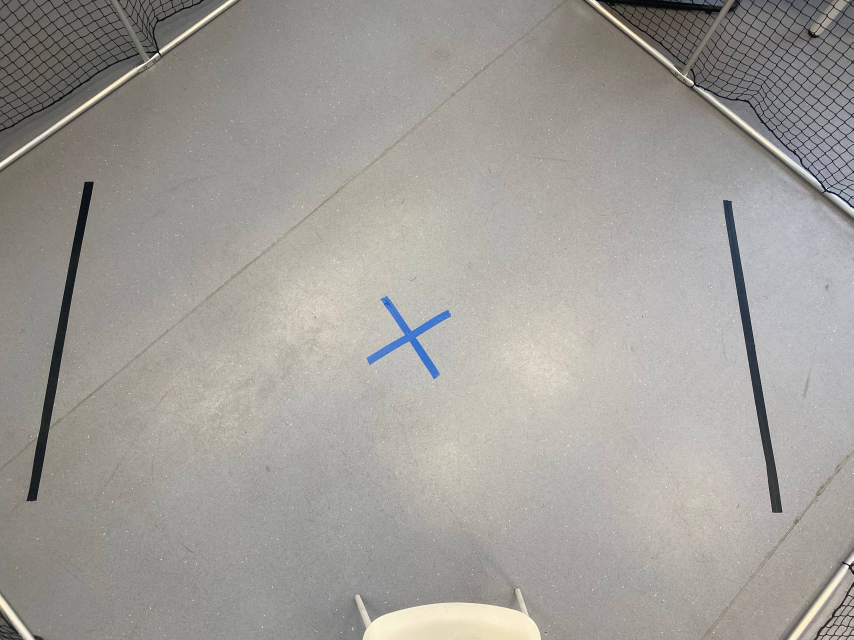
#> input picture image.png, 2560 x 1920 px (shown at 1/3 size)
$ python -i lines.py   (imports and definitions only)
#> lines starting #> are read from the running program, lines starting #| are printed output that depends on the picture
import cv2
import numpy as np

def find_two_main_lines(img):
    if img is None:
        print("Ошибка загрузки изображения")
        return None

    inverted = cv2.bitwise_not(img)
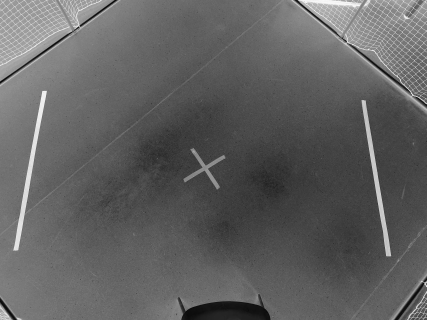
#> inverted: shape (1920, 2560) (shown at 1/6 size); min 0, max 255, mean 96.7

    contours, _ = cv2.findContours(inverted, cv2.RETR_EXTERNAL, cv2.CHAIN_APPROX_SIMPLE)
#> contours = 1 item

    valid_contours = []

    img_height = img.shape[0]
    min_height = img_height * 0.02  # линия должна занимать минимум 30% высоты

    for contour in contours:
        x, y, w, h = cv2.boundingRect(contour)

        if h >= min_height:
            # Проверяем соотношение сторон (должно быть узким и длинным)
            aspect_ratio = w / h if h > 0 else 0
            if aspect_ratio < 0.5:  # ширина меньше половины высоты
                valid_contours.append(contour)
#> this loop made 1 pass
#> (x, y, w, h, aspect_ratio) on pass 1: (0, 0, 2560, 1920, 1.33)
#> after the loop, valid_contours = []

    valid_contours = sorted(valid_contours, key=lambda c: cv2.boundingRect(c)[0])

    if len(valid_contours) >= 2:
        # Если мусор слева, берем два правых контура
        # Если мусор справа, берем два левых контура

        # Проверяем, есть ли крупные контуры слева и справа
        left_contours = valid_contours[:2]
        right_contours = valid_contours[-2:]

        # Вычисляем суммарную площадь для левых и правых
        left_area = sum(cv2.contourArea(c) for c in left_contours)
        right_area = sum(cv2.contourArea(c) for c in right_contours)

        # Выбираем те, у которых больше площадь (обычно основные линии крупнее мусора)
        if left_area > right_area:
            main_contours = left_contours
        else:
            main_contours = right_contours
    else:
        print("Найдено меньше двух линий")
        return None

    # Создаем маску для результатов
    result = np.zeros_like(img)

    # Рисуем только найденные линии
    for contour in main_contours:
        cv2.drawContours(result, [contour], -1, 255, -1)

    return result

def find_lines_by_position(img):

    if img is None:
        print("Ошибка загрузки изображения")
        return None

    # Инвертируем для анализа
    inverted = cv2.bitwise_not(img)

    # Вертикальная проекция (сумма черных пикселей по столбцам)
    vertical_projection = np.sum(inverted == 255, axis=0)
#> vertical_projection = 2560 values, max 8 at index 186, min 0 at index 1, mean 0.672

    # Нормализуем проекцию
    vertical_projection = vertical_projection / np.max(vertical_projection)
#> vertical_projection = 2560 values, max 1 at index 186, min 0 at index 1, mean 0.084

    # Находим пики (столбцы с большим количеством черных пикселей)
    threshold = 0.3
    peaks = []

    for i in range(1, len(vertical_projection) - 1):
        if (vertical_projection[i] > threshold and
            vertical_projection[i] > vertical_projection[i-1] and
            vertical_projection[i] > vertical_projection[i+1]):
            peaks.append(i)
#> after the loop, peaks = 136 values from 125 to 2556

    # Группируем близкие пики (принадлежащие одной линии)
    grouped_peaks = []
    current_group = []

    for peak in sorted(peaks):
        if not current_group or peak - current_group[-1] < 20:
            current_group.append(peak)
        else:
            grouped_peaks.append(current_group)
            current_group = [peak]
#> this loop made 136 passes
#> (peak, current_group) on passes 2, 4, 18, 22, 29, 30, 35, 41: (148, [148]), (186, [186]), (344, [344]), (458, [458]), (549, [549]), (1897, [1897]), (1983, [1983]), (2029, [2029])
#> after the loop, grouped_peaks = 10 items, first 6: [125], [148, 155], [186, 191, 196, 204, 221, 234, 245, 248, 251, 253, 258, 267, 271, 277], [344, 352, 364, 383], [458, 461, 466, 469, 472, 475, 479], [549]

    if current_group:
        grouped_peaks.append(current_group)

    # Берем центры групп как позиции линий
    line_positions = [int(np.mean(group)) for group in grouped_peaks]
#> line_positions = [125, 151, 235, 360, 468, 549, 1920, 1994, 2110, 2222, 2410]

    # Если линий больше двух, выбираем две крайние
    if len(line_positions) > 2:
        # Проверяем, где мусор (слева или справа)
        if line_positions[0] < img.shape[1] / 3:  # мусор слева
            line_positions = line_positions[-2:]  # берем два правых
#> line_positions = [2222, 2410]
        else:  # мусор справа
            line_positions = line_positions[:2]   # берем два левых

    # Создаем результат
    result = np.zeros_like(img)

    # Выделяем области вокруг найденных позиций
    for pos in line_positions:
        # Создаем вертикальную полосу шириной 50 пикселей вокруг линии
        x_start = max(0, pos - 25)
        x_end = min(img.shape[1], pos + 25)

        # Копируем исходные линии в результат
        line_area = inverted[:, x_start:x_end]
        result[:, x_start:x_end] = cv2.bitwise_or(result[:, x_start:x_end], line_area)
#> this loop made 2 passes
#> (pos, x_start, x_end) on passes 1 to 2: (2222, 2197, 2247), (2410, 2385, 2435)
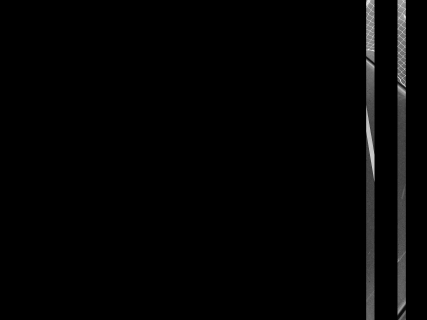
#> result: shape (1920, 2560) (shown at 1/6 size); min 0, max 255, mean 3.9

    return result

def clean_and_isolate_lines(img, output_path=None):
    # Основная функция
    print("Анализ изображения...")

    # Пробуем первый метод
    result1 = find_two_main_lines(img)

    # Пробуем второй метод
    result2 = find_lines_by_position(img)

    # Выбираем лучший результат (с наибольшим количеством белых пикселей)
    if result1 is not None and result2 is not None:
        white_pixels1 = np.sum(result1 == 255)
        white_pixels2 = np.sum(result2 == 255)

        if white_pixels1 > white_pixels2:
            result = result1
            print("Использован метод контуров")
        else:
            result = result2
            print("Использован метод проекций")
    elif result1 is not None:
        result = result1
        print("Использован метод контуров")
    elif result2 is not None:
        result = result2
        print("Использован метод проекций")
    else:
        print("Не удалось выделить линии")
        return None

    # Инвертируем обратно (белый фон, черные линии)
    result = cv2.bitwise_not(result)
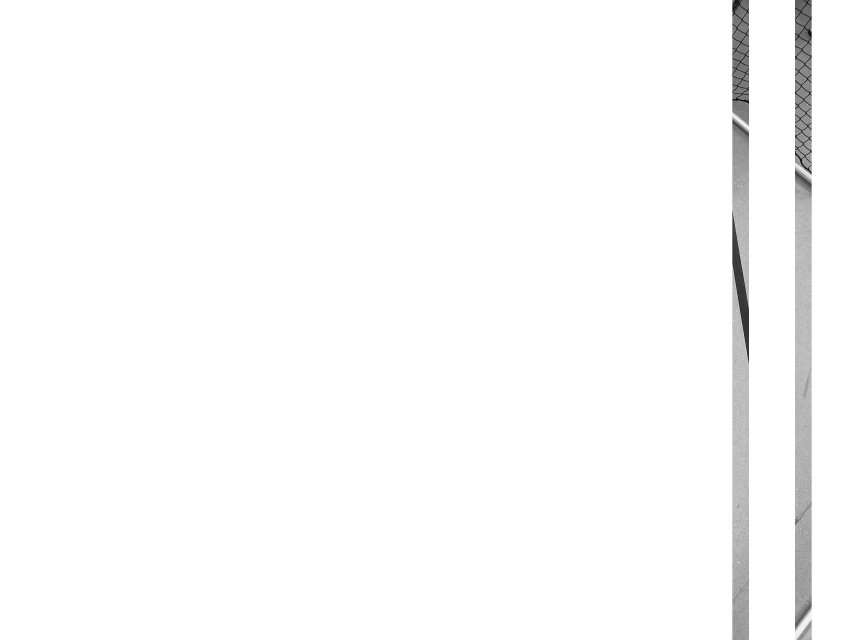
#> result: shape (1920, 2560) (shown at 1/3 size); min 0, max 255, mean 251.1

    # Сохраняем результат
    if output_path:
        cv2.imwrite(output_path, result)
        print(f"Результат сохранен в {output_path}")

    return result

"""
# Пример использования
if __name__ == "__main__":
    input_image = "lines.png"  # путь к вашему изображению
    output_image = "output.png"  # путь для сохранения результата

    result = clean_and_isolate_lines(input_image, output_image)

    if result is not None:
        # Показываем результат
        cv2.imshow("Original", cv2.imread(input_image))
        cv2.imshow("Filtered Lines", result)
        cv2.waitKey(0)
        cv2.destroyAllWindows()
"""

>>> import cv2
>>> picture = cv2.imread('image.png', cv2.IMREAD_GRAYSCALE)
>>> result = clean_and_isolate_lines(picture)

$ run again, on conturs_with_circles.png
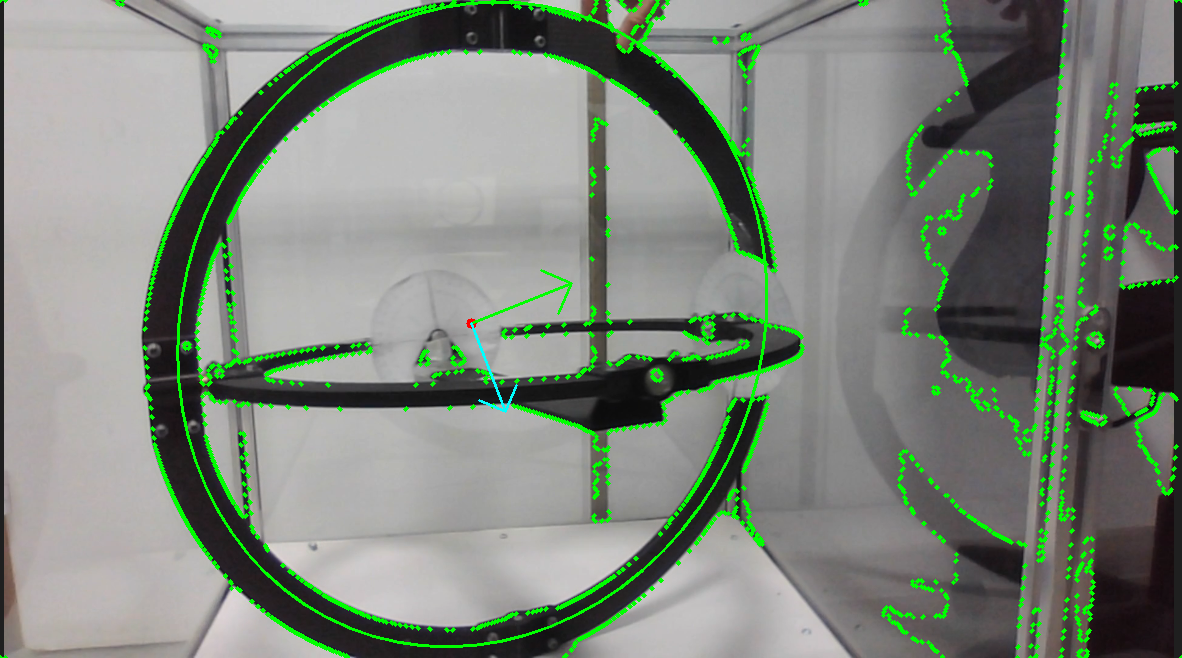
#> input picture conturs_with_circles.png, 1182 x 658 px
#> `picture = cv2.imread('image.png', cv2.IMREAD_GRAYSCALE)`:
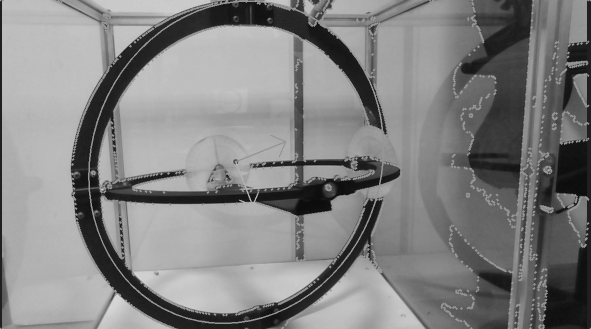
#> picture: shape (658, 1182) (shown at 1/2 size); min 6, max 216, mean 129.8
#> in find_two_main_lines, `inverted = cv2.bitwise_not(img)`:
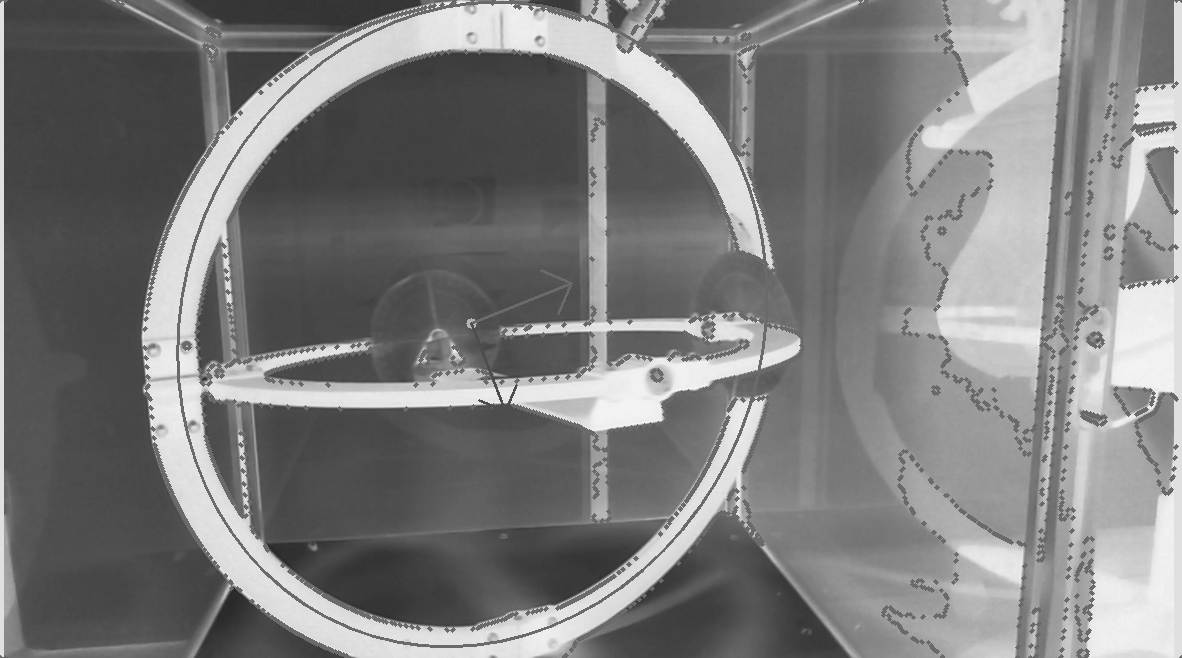
#> inverted: shape (658, 1182); min 39, max 249, mean 125.2
#> contours = [[[0, 0], [0, 657], [1181, 657], [1181, 0]]]
#> the loop in find_two_main_lines, `for contour in contours:` made 1 pass
#> (contour, x, y, w, h, aspect_ratio) on pass 1: ([[0, 0], [0, 657], [1181, 657], [1181, 0]], 0, 0, 1182, 658, 1.8)
#> after the loop in find_two_main_lines, `for contour in contours:`: valid_contours = []
#> vertical_projection = 1182 values from 0 to 0
#> after the loop in find_lines_by_position, `for i in range(1, len(vertical_projection) - 1):`: peaks = []

$ run again, on leds.png
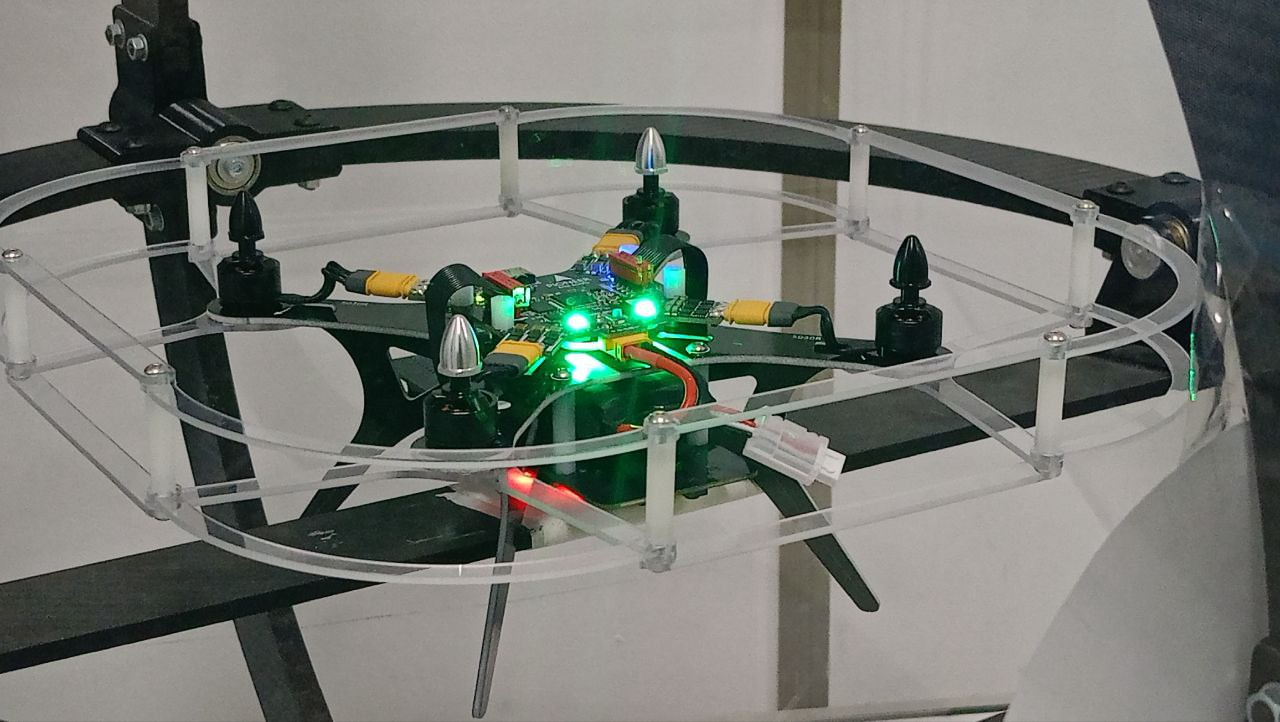
#> input picture leds.png, 1280 x 722 px
#> in find_two_main_lines, `inverted = cv2.bitwise_not(img)`:
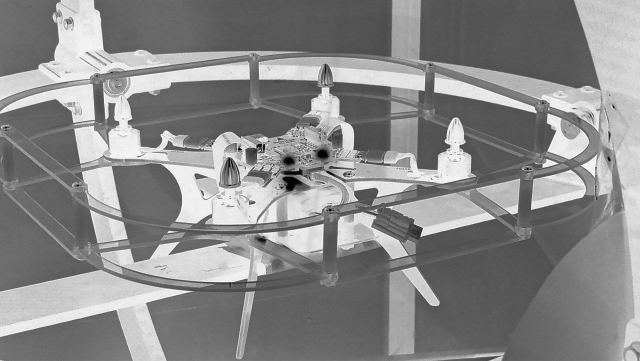
#> inverted: shape (722, 1280) (shown at 1/2 size); min 0, max 255, mean 136.8
#> contours = [[[0, 0], [0, 721], [1279, 721], [1279, 0]]]
#> the loop in find_two_main_lines, `for contour in contours:` made 1 pass
#> (contour, x, y, w, h, aspect_ratio) on pass 1: ([[0, 0], [0, 721], [1279, 721], [1279, 0]], 0, 0, 1280, 722, 1.77)
#> after the loop in find_two_main_lines, `for contour in contours:`: valid_contours = []
#> in find_lines_by_position, `vertical_projection = np.sum(inverted == 255, axis=0)`: vertical_projection = 1280 values, max 2 at index 119, min 0 at index 0, mean 0.0469
#> in find_lines_by_position, `vertical_projection = vertical_projection / np.max(vertical_projection)`: vertical_projection = 1280 values, max 1 at index 119, min 0 at index 0, mean 0.0234
#> after the loop in find_lines_by_position, `for i in range(1, len(vertical_projection) - 1):`: peaks = 43 values from 32 to 1195
#> the loop in find_lines_by_position, `for peak in sorted(peaks):` made 43 passes
#> (peak, current_group) on passes 2, 4, 9, 15, 16, 17, 21, 22: (76, [76]), (119, [119]), (178, [178]), (273, [273]), (299, [299]), (319, [319]), (480, [480]), (516, [516])
#> after the loop in find_lines_by_position, `for peak in sorted(peaks):`: grouped_peaks = [[32], [76, 78], [119, 122, 136, 148, 151], [178, 184, 191, 195, 198, 211], [273], [299], [319, 323, 327, 338], [480], [516, 521], [782], [842], [907, 923], [960], [989, 992], [1034], [1099, 1105, 1112, 1118, 1120]]
#> in find_lines_by_position, `line_positions = [int(np.mean(group)) for group in grouped_peaks]`: line_positions = [32, 77, 135, 192, 273, 299, 326, 480, 518, 782, 842, 915, 960, 990, 1034, 1110, 1179]
#> in find_lines_by_position, `line_positions = line_positions[-2:]`: line_positions = [1110, 1179]
#> the loop in find_lines_by_position, `for pos in line_positions:` made 2 passes
#> (pos, x_start, x_end) on passes 1 to 2: (1110, 1085, 1135), (1179, 1154, 1204)
#> in clean_and_isolate_lines, `result = cv2.bitwise_not(result)`:
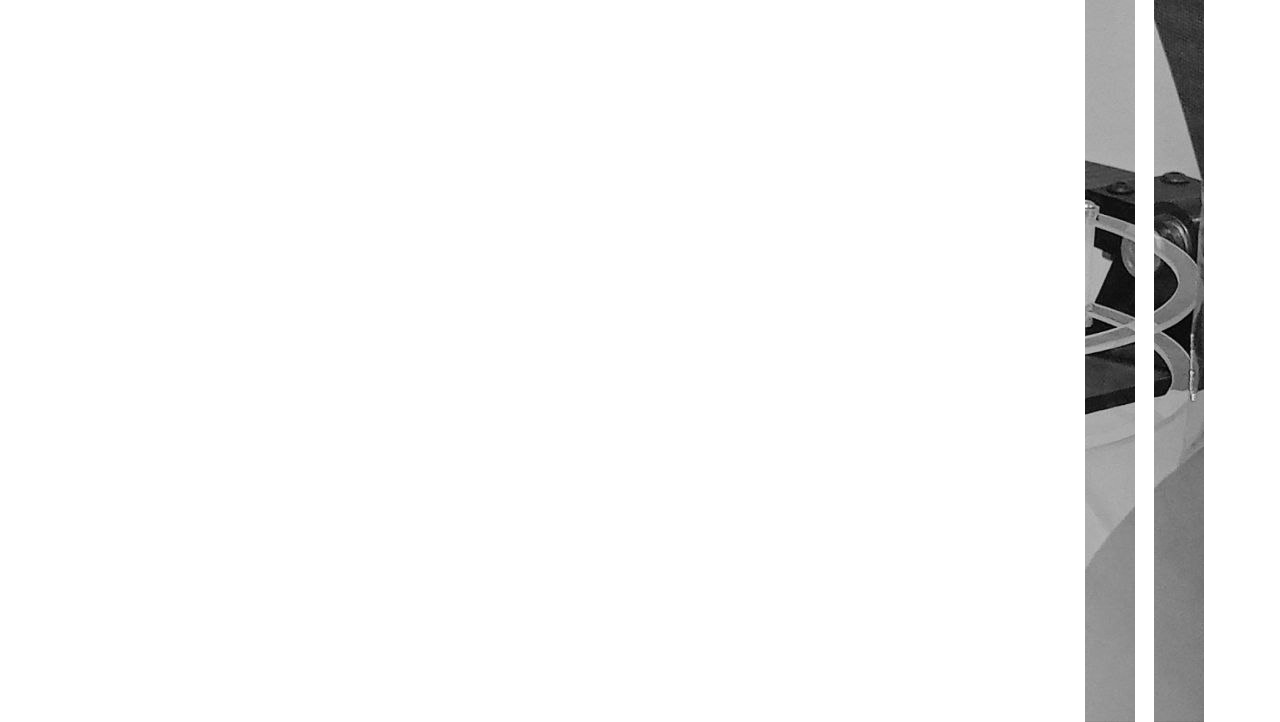
#> result: shape (722, 1280); min 0, max 255, mean 244.4
